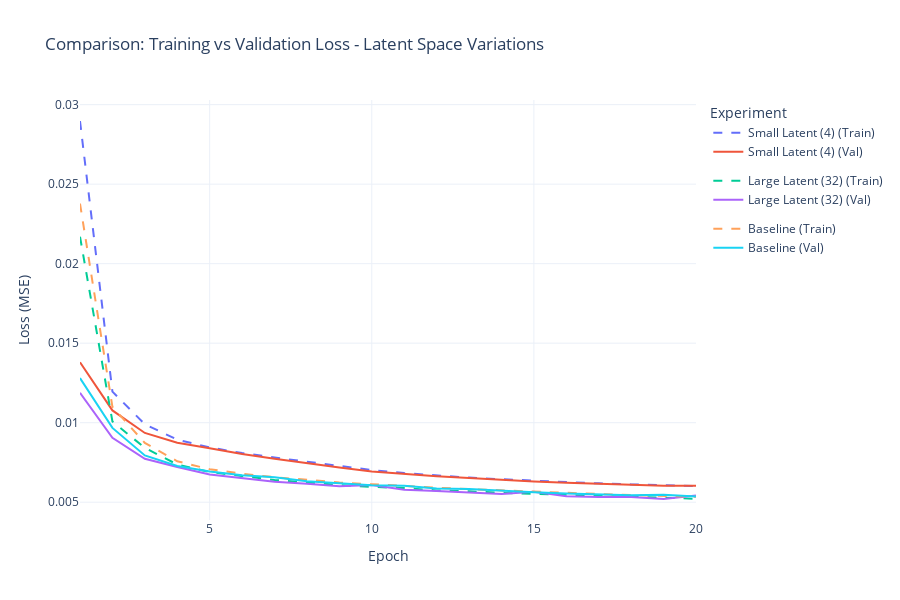

Notebook source saved alongside this figure:
### Code cell
# Plot comparison
plot_comparison_full(df_current, experiment="Latent Space Variations")

### Figure 1 — Plotly figure (JSON) as saved in the notebook; plotly's stock layout.template omitted (floating-point values rounded to 4 significant figures)
{"data": [{"legendgroup": "Small Latent (4)", "line": {"dash": "dash"}, "mode": "lines", "name": "Small Latent (4) (Train)", "type": "scatter", "x": [1, 2, 3, 4, 5, 6, 7, 8, 9, 10, 11, 12, 13, 14, 15, 16, 17, 18, 19, 20], "y": [0.02897, 0.01196, 0.009898, 0.008935, 0.008443, 0.008089, 0.007811, 0.007557, 0.007272, 0.007019, 0.006831, 0.00668, 0.006548, 0.006443, 0.006342, 0.006271, 0.006183, 0.00612, 0.006059, 0.006005]}, {"legendgroup": "Small Latent (4)", "line": {"dash": "solid"}, "mode": "lines", "name": "Small Latent (4) (Val)", "type": "scatter", "x": [1, 2, 3, 4, 5, 6, 7, 8, 9, 10, 11, 12, 13, 14, 15, 16, 17, 18, 19, 20], "y": [0.0138, 0.01077, 0.009353, 0.008742, 0.00839, 0.008026, 0.007732, 0.007441, 0.007187, 0.006928, 0.00677, 0.006629, 0.006524, 0.006407, 0.0063, 0.006227, 0.006156, 0.006093, 0.006034, 0.006037]}, {"legendgroup": "Large Latent (32)", "line": {"dash": "dash"}, "mode": "lines", "name": "Large Latent (32) (Train)", "type": "scatter", "x": [1, 2, 3, 4, 5, 6, 7, 8, 9, 10, 11, 12, 13, 14, 15, 16, 17, 18, 19, 20], "y": [0.0217, 0.01007, 0.008416, 0.007371, 0.006899, 0.00663, 0.006395, 0.006245, 0.006079, 0.005965, 0.00589, 0.005741, 0.005687, 0.005583, 0.005517, 0.005452, 0.00538, 0.005327, 0.005278, 0.005217]}, {"legendgroup": "Large Latent (32)", "line": {"dash": "solid"}, "mode": "lines", "name": "Large Latent (32) (Val)", "type": "scatter", "x": [1, 2, 3, 4, 5, 6, 7, 8, 9, 10, 11, 12, 13, 14, 15, 16, 17, 18, 19, 20], "y": [0.01188, 0.009052, 0.007733, 0.007212, 0.006747, 0.006507, 0.00628, 0.006162, 0.005997, 0.006086, 0.005782, 0.005697, 0.005601, 0.005518, 0.005657, 0.005373, 0.005322, 0.005328, 0.005201, 0.005416]}, {"legendgroup": "Baseline", "line": {"dash": "dash"}, "mode": "lines", "name": "Baseline (Train)", "type": "scatter", "x": [1, 2, 3, 4, 5, 6, 7, 8, 9, 10, 11, 12, 13, 14, 15, 16, 17, 18, 19, 20], "y": [0.02378, 0.011, 0.008723, 0.007573, 0.007072, 0.006787, 0.006573, 0.006394, 0.00624, 0.006129, 0.006011, 0.005909, 0.005824, 0.005737, 0.005648, 0.005586, 0.005514, 0.005456, 0.005415, 0.005344]}, {"legendgroup": "Baseline", "line": {"dash": "solid"}, "mode": "lines", "name": "Baseline (Val)", "type": "scatter", "x": [1, 2, 3, 4, 5, 6, 7, 8, 9, 10, 11, 12, 13, 14, 15, 16, 17, 18, 19, 20], "y": [0.0128, 0.009672, 0.007939, 0.007273, 0.006935, 0.006692, 0.00657, 0.006324, 0.006196, 0.00607, 0.006029, 0.005857, 0.005836, 0.005712, 0.005617, 0.005543, 0.005482, 0.005432, 0.005461, 0.005353]}], "layout": {"height": 600, "legend": {"title": {"text": "Experiment"}}, "title": {"text": "Comparison: Training vs Validation Loss - Latent Space Variations"}, "xaxis": {"title": {"text": "Epoch"}}, "yaxis": {"title": {"text": "Loss (MSE)"}}}}
